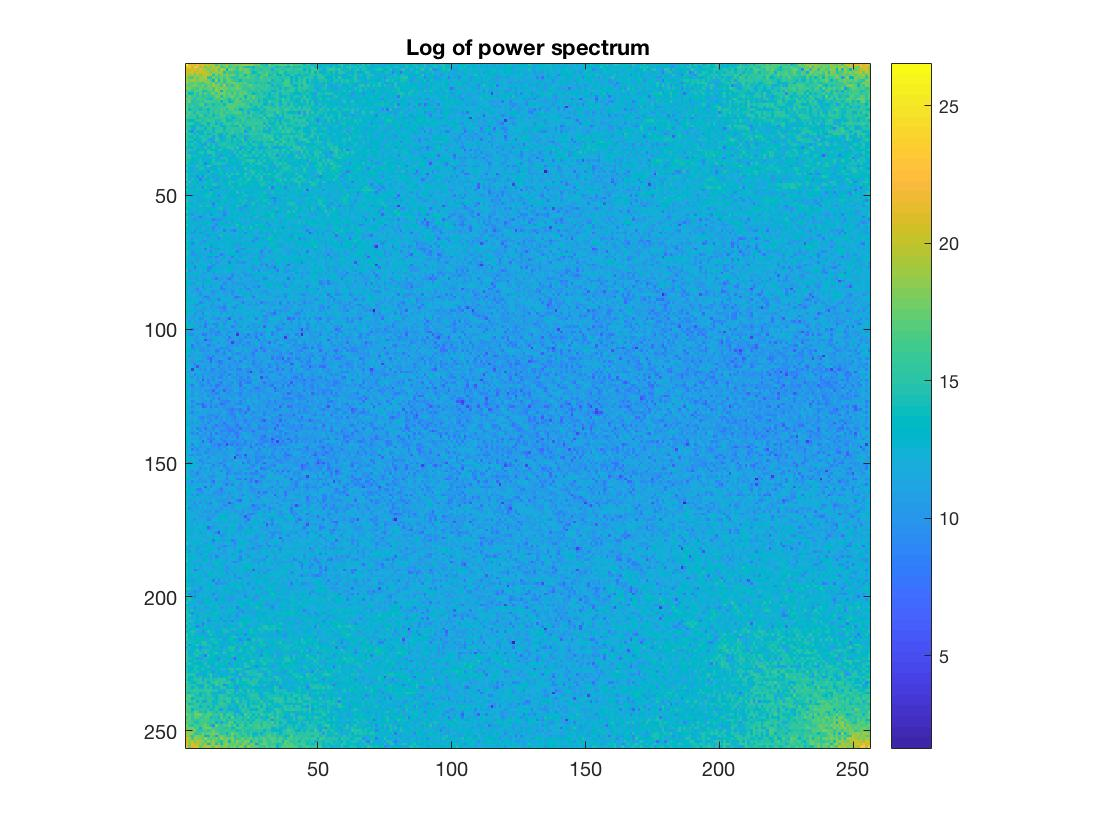
//> input picture MATLAB CODE/log of power spectrum.jpg, 1120 x 840 px, given in place of img.jpg, which was not available
$ ./main   (built with g++ and OpenCV 4)
//> lines starting //> are read from the running program, lines starting //| are printed output that depends on the picture; pictures that were not available may be replaced by others from this repository, and a replacement may not be noted
//
//  main.cpp
//  Discreate Fourier Transform
//  Created by Yakup Gorur on 4/3/18.
//  Copyright © 2018 Yakup Gorur. All rights reserved.
//  Digital Signal Processing Design and Application 2017-2018 Spring
//  Homework 6
//  Lecturer: Prof. Dr. Bilge Gunsel, Research Assistant Yağmur Sabucu

// !!! Please ensure that the image folder path is true.


#include <iostream>
#include <opencv2/highgui.hpp>
#include <opencv2/opencv.hpp>
#include <string>
#include <fstream>

using namespace std; //namespace for  C++ standard library
using namespace cv;  //namespace for  OpenCV library

//**************************-User Defined Settings-****************************
//image folder path
string image_folder_path = "/Users/yakup/Software Developer/DigSignalProcess/HW6/output/";

//To make debug: It shows all outputs in the operations
bool debug = false
;

//***********************************--End--***********************************

//writing the pixels of Image in txt file.
void Writepixels1channel(const Mat& input, string filename);
void SaveImageMagnitudePhase(const Mat input, string filename);


int main(int argc, const char * argv[]) {


    //Reading the "img.jpg" image file into "img" Mat Object
    Mat img = imread(image_folder_path + "img.jpg", IMREAD_GRAYSCALE);
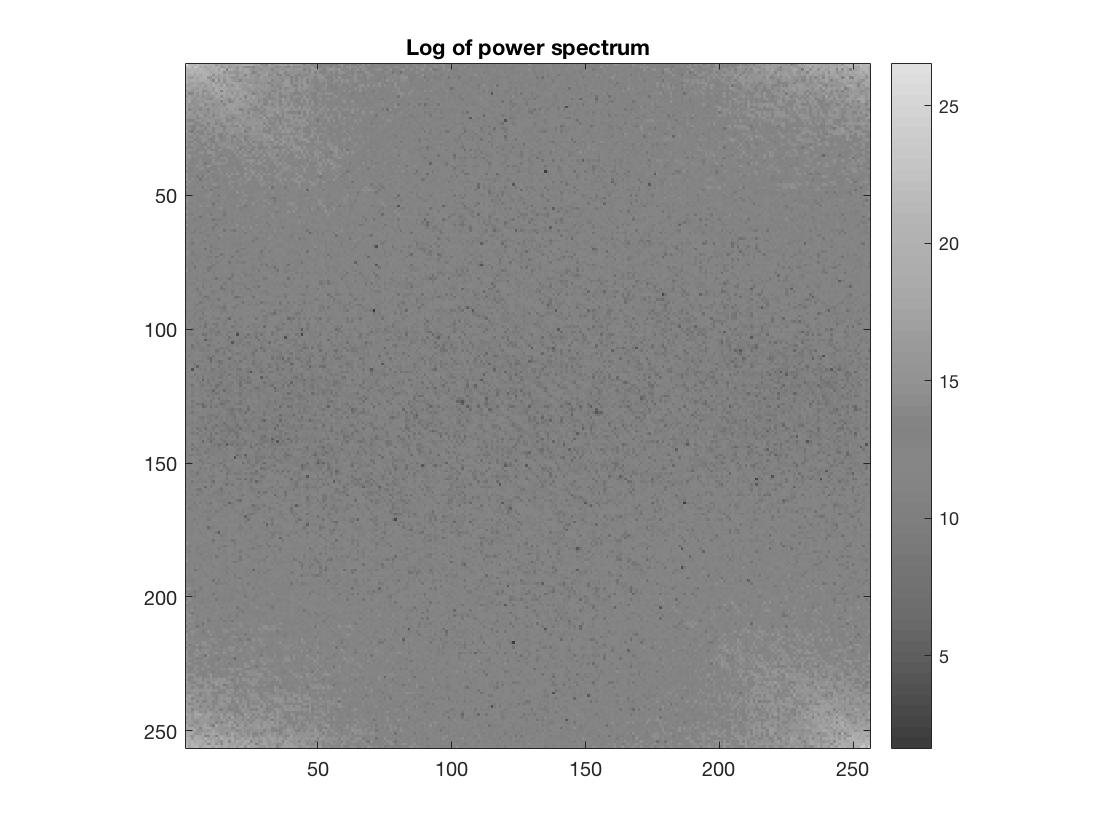
//> img: 840 rows x 1120 cols, CV_8UC1; min 0, max 255, mean 188.5


    if (img.empty()){ //Check the Is the file opened or not?
        std::cerr<<"can't open image: <img.jpg>"<<std::endl;
        return - 1;
    }


    if(debug){ //Debug: Show the img image file
        imshow("""img.jpg"" image file", img);
        waitKey();
    }

    //*********************************----a----********************************
    //Convert img to float type.
    Mat img_float;
    img.convertTo(img_float, CV_32FC1);

    //Fourier Transform
    Mat FourierTransform;
    dft(img_float, FourierTransform);

    //Extract information of the "magnitude" and "phase"
    Mat planes[] = {Mat::zeros(img_float.size(), CV_32FC1), Mat::zeros(img_float.size(), CV_32FC1)};
    split(FourierTransform, planes);// planes[0] = Re(DFT(I)) & planes[1] = Im(DFT(I))
//> planes[1]: 840 rows x 1120 cols, CV_32FC1; every value is 0
    Mat magnitude, phase;
    cartToPolar(planes[0], planes[1], magnitude, phase);
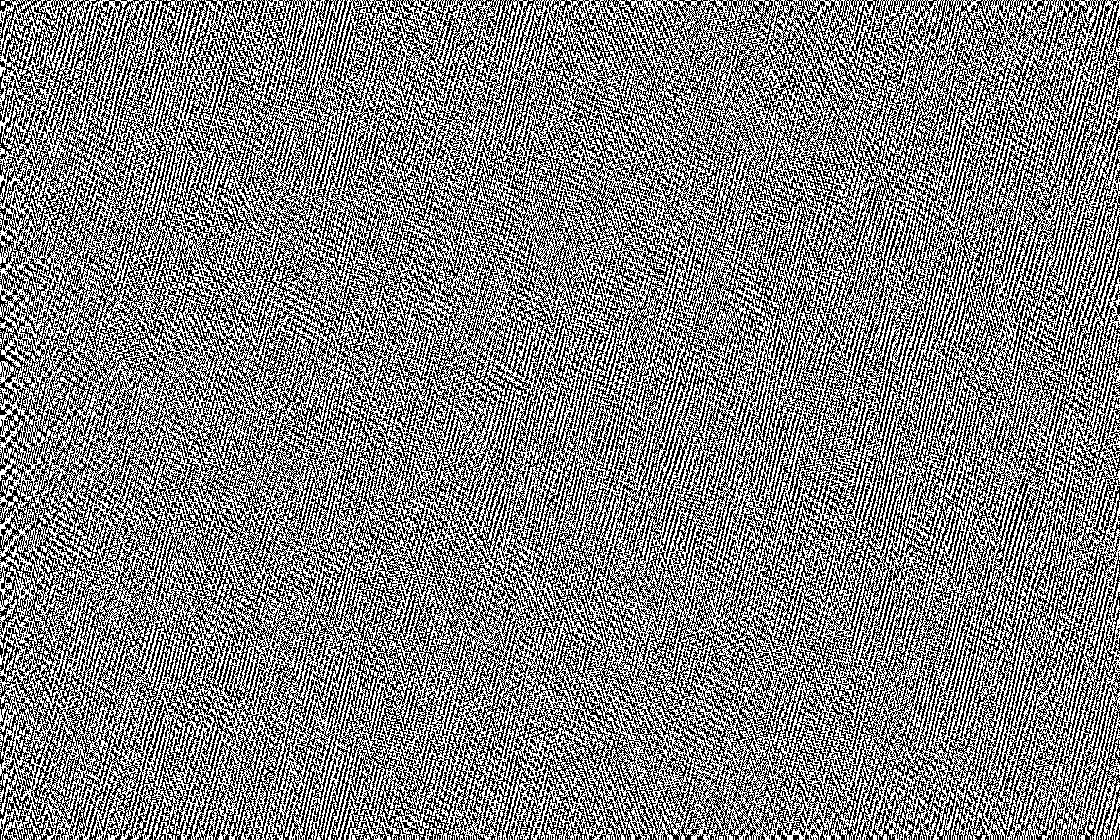
//> phase: 840 rows x 1120 cols, CV_32FC1; values 0 (black) and 3.14 (white), 50% white in thin lines or dots

    //Write the Pixel values of Magnitude and Phase Matrix
    Writepixels1channel(magnitude, "genlik");
    Writepixels1channel(phase, "faz");

    //*********************************----b----********************************
    SaveImageMagnitudePhase(magnitude.clone(),"genlik");
//> in SaveImageMagnitudePhase, `normalize(log_scale_input, log_scale_input, 0, 255, CV_MINMAX);`:
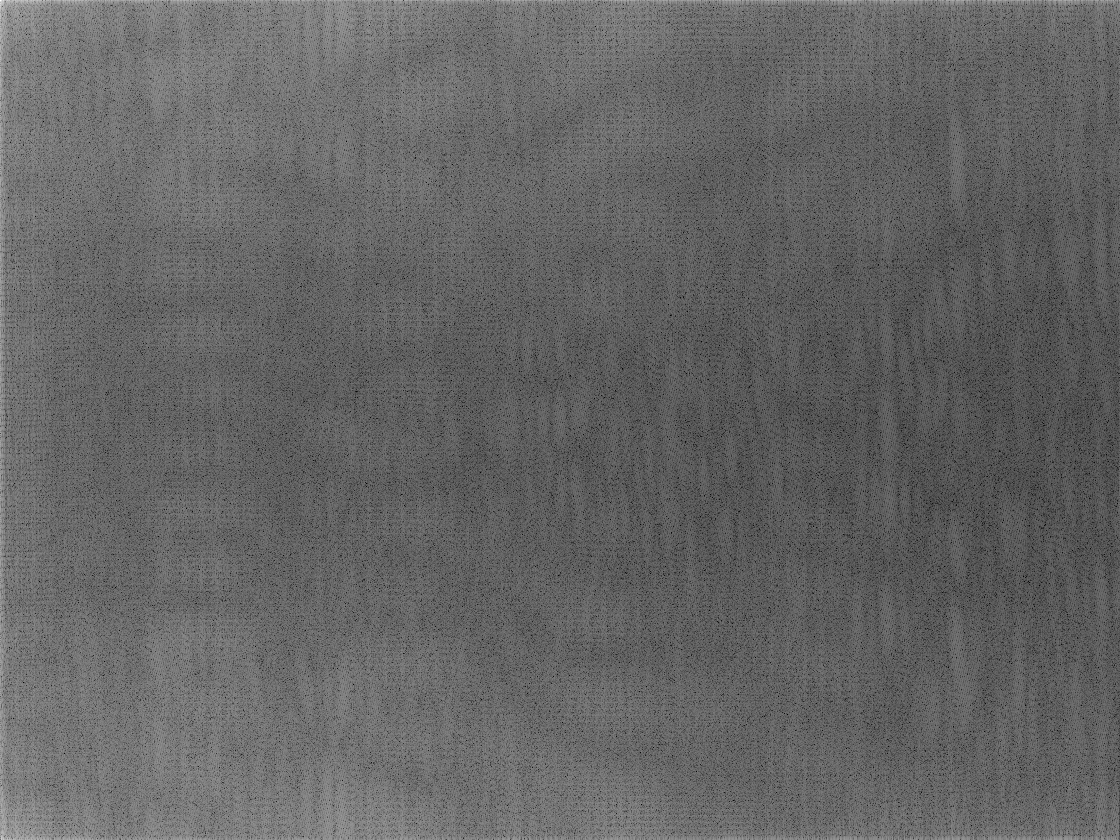
//> log_scale_input: 840 rows x 1120 cols, CV_32FC1; min 0, max 255, mean 101.4
    SaveImageMagnitudePhase(phase.clone(),"faz");
//> in SaveImageMagnitudePhase (call 2), `log_scale_input += Scalar::all(1);`: log_scale_input: 840 rows x 1120 cols, CV_32FC1; values 1 (black) and 4.14 (white), 50% white in thin lines or dots
//> in SaveImageMagnitudePhase (call 2), `normalize(log_scale_input, log_scale_input, 0, 255, CV_MINMAX);`: log_scale_input: 840 rows x 1120 cols, CV_32FC1; 50% white in thin lines or dots

    //*********************************----c----********************************
    //Inverse Fourier Transform from "magnitude" and "phase" of Image
    polarToCart(magnitude, phase, planes[0], planes[1]);
    Mat FourierTransform2;
    merge(planes, 1, FourierTransform2);
    Mat inverseDFT;
    dft(FourierTransform2, inverseDFT, DFT_INVERSE);
    normalize(inverseDFT, inverseDFT, 0, 255, CV_MINMAX);
    Mat new_img;
    inverseDFT.convertTo(new_img, CV_8U);

    //Save image
    imwrite(image_folder_path + "InverseTransform.jpg", new_img);
    //Debug image
    if(debug){
        imshow("InverseTransform.jpg", new_img);
        waitKey();
    }

    //*********************************----d----********************************
    //Difference between original Image and Inverse DFT Image
    Mat diffImage;
    absdiff(img, new_img, diffImage);
//> diffImage: 840 rows x 1120 cols, CV_8UC1; every value is 0

    //Save the differences as Image.
    imwrite(image_folder_path + "fark.jpg", diffImage);


    if(debug){
        imshow("diff", diffImage);
        waitKey();
    }

    //To look at the maximum difference between images
    /*
    double min,max;
    minMaxLoc(diffImage, &min, &max);
    for(int i = 0; i <diffImage.cols; i++ ){
        for (int j= 0; j <diffImage.rows; j++) {
            cout<<(int)diffImage.at<uchar>(j, i)<<endl;
        }
    }

    cout<<"max:"<<max<<endl;
     */

    //*********************************----e----********************************
    //Convert difimg to float type.
    Mat diff_float;
    diffImage.convertTo(diff_float, CV_32FC1);

    //Fourier Transform
    Mat FT_diff;
    dft(diff_float, FT_diff);
//> FT_diff: 840 rows x 1120 cols, CV_32FC1; every value is 0

    //Calculate Power
    Mat diff_power;
    pow(FT_diff, 2, diff_power);
    diff_power = cv::abs(diff_power);
    SaveImageMagnitudePhase(diff_power, "power");
    //Write the power as txt
    Writepixels1channel(diff_power, "power");

    //*********************************----f----********************************

    double powerFFT =0, powerTime=0;
    for(int i = 0; i <diffImage.rows; i++ ){
        for (int j= 0; j <diffImage.cols; j++) {
            powerFFT += (double) diff_power.at<float>(i,j);
            powerTime += pow((double)diffImage.at<uchar>(i,j),2);
        }
    }
//> after the loop, powerFFT = 0; powerTime = 0
    powerFFT /= (diff_power.cols * diff_power.rows);
    powerTime /= (diff_power.cols * diff_power.rows);

    cout<<endl<<"power FFT: "<<powerFFT<<endl<<"power time: "<<powerTime<<endl;
//| power FFT: 0
//| power time: 0

    return 0;
}

void Writepixels1channel(const Mat& input, string filename){

    // Open the file in write mode.
    ofstream outputFile;
    outputFile.open(image_folder_path+filename+".txt");

    for(int i = 0; i <input.rows; i++ ){
        for (int j= 0; j <input.cols; j++) {
            outputFile <<"ROW"<<i << " COL"<<j<< ": "<< (float)input.at<uchar>(i, j) << '\t';
        }
        outputFile << endl;
    }

    outputFile.close();
    return;
}

void SaveImageMagnitudePhase(const Mat input, string filename){

    //Save Image
    imwrite(image_folder_path + filename + ".jpg", input);

    if(debug){
        imshow(filename, input);
        waitKey();
    }

    //Logaritmic Scale to visualize
    Mat log_scale_input(input);
    log_scale_input += Scalar::all(1);
    log(log_scale_input, log_scale_input);
    normalize(log_scale_input, log_scale_input, 0, 255, CV_MINMAX);

    //Save Logaritmic Scale image
    imwrite(image_folder_path + filename + "_LogScale.jpg", log_scale_input);


    if(debug){
        imshow(filename + "_LogScale.jpg", log_scale_input);
        waitKey();
    }

}
